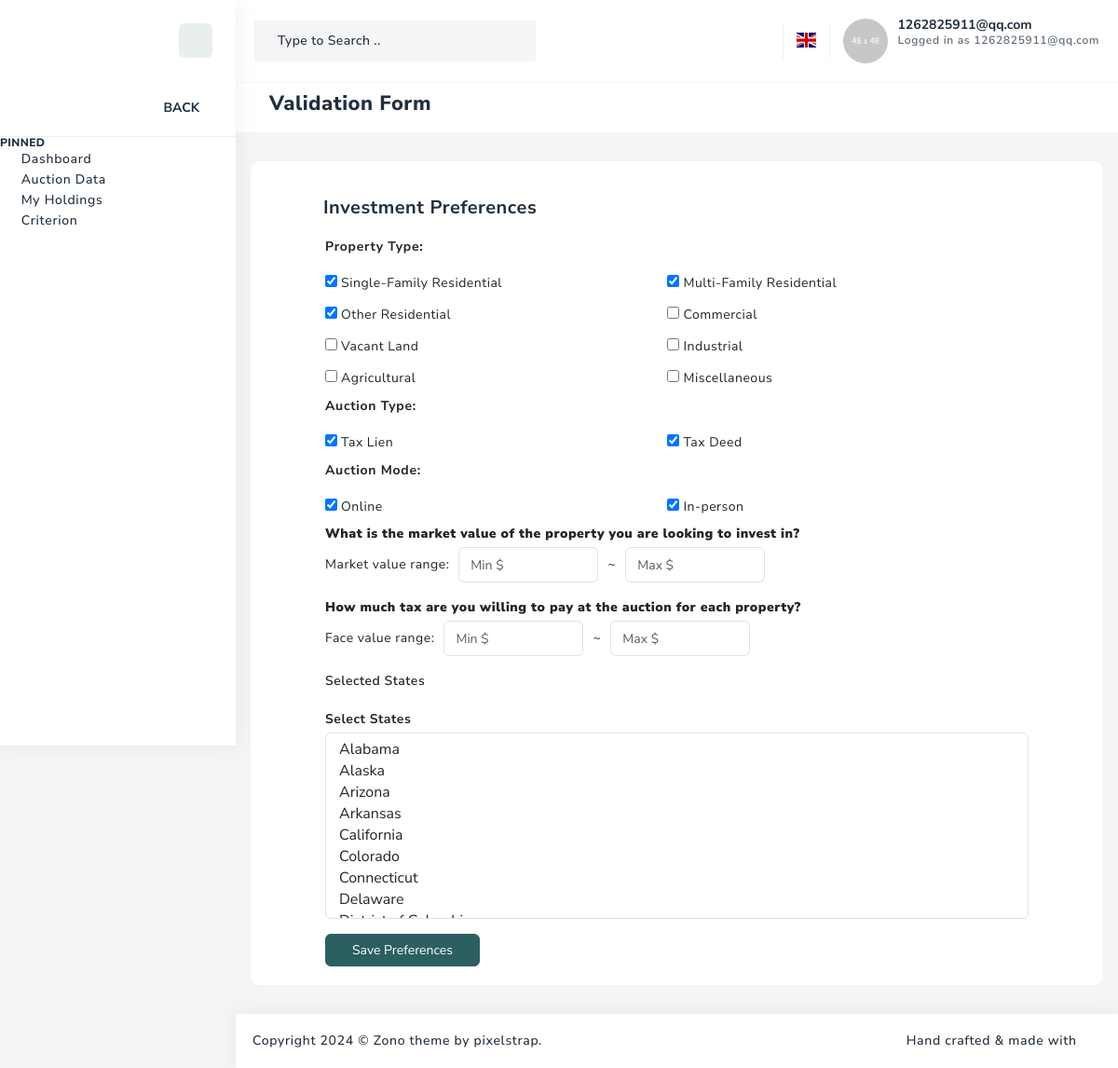
Before: /criterion/ (signed in) with the older database file.
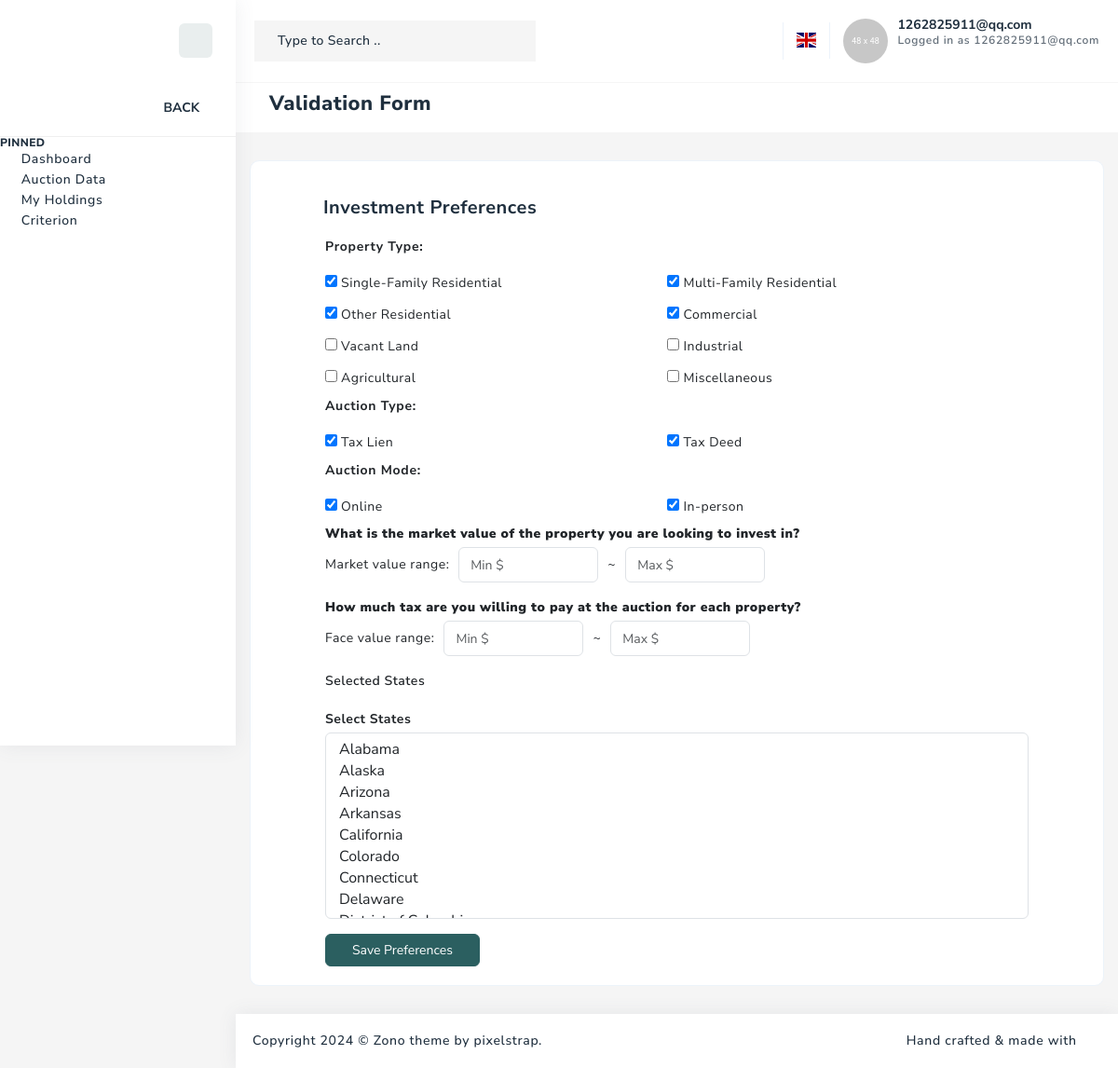
After: the same page with the newer database file.
### criterion/models.py (models this page shows, shortened)
class Criterion(models.Model):
    user = models.ForeignKey(
        User,
        on_delete=models.CASCADE,
        null=True,
        blank=True,
        default=None
    )
    created_at = models.DateTimeField(auto_now_add=True)
    updated_at = models.DateTimeField(auto_now=True)
    AUCTION_TYPE_CHOICES = [
        ('tax deed', 'Tax Deed'),
        ('tax lien', 'Tax Lien'),
    ]
    IS_ONLINE_CHOICES = [
        ('online', 'Online'),
        ('in-person', 'In-person'),
    ]
    PROPERTY_TYPE_CHOICES = [
        ('single_family_residential', 'Single-Family Residential'),
        ('multi_family_residential', 'Multi-Family Residential'),
        ('other_residential', 'Other Residential'),
        ('commercial', 'Commercial'),
        ('vacant_land', 'Vacant Land'),
        ('industrial', 'Industrial'),
        ('agricultural', 'Agricultural'),
        ('miscellaneous', 'Miscellaneous'),
    ]
    auction_type = models.CharField(
        max_length=10, choices=AUCTION_TYPE_CHOICES, null=True, blank=True, default=""
    )
    is_online = models.TextField(
        max_length=10, choices=IS_ONLINE_CHOICES, null=True, blank=True, default=""
    )
    property_type = models.TextField(null=True, blank=True, default="")
    market_value_min = models.DecimalField(
        max_digits=10, decimal_places=2, null=True, blank=True
    )
    market_value_max = models.DecimalField(
        max_digits=10, decimal_places=2, null=True, blank=True
    )
    face_value_min = models.DecimalField(
        max_digits=10, decimal_places=2, null=True, blank=True
    )
    face_value_max = models.DecimalField(
        max_digits=10, decimal_places=2, null=True, blank=True
    )
    states = models.ManyToManyField(
        'States', blank=True
    )

### criterion/views.py (the view, shortened to what this page needs)
# urls.py: path('criterion/', criterion_views.criterion, name='criterion'),
@login_required
def criterion(request):
    user_criteria, created = Criterion.objects.get_or_create(user=request.user)
    all_states = States.objects.all()  # 获取所有州
    return render(request, "criterion.html", {
        "user_criteria": user_criteria,
        "all_states": all_states,
    })

### criterion/templates/criterion.html (shortened to what this page needs)
<!DOCTYPE html>
<html lang="en">
  <head>
    {% load static %}
    <link rel="stylesheet" type="text/css" href="{% static 'css/font-awesome.css' %}">
    <link rel="stylesheet" type="text/css" href="{% static 'css/vendors/icofont.css' %}">
    <link rel="stylesheet" type="text/css" href="{% static 'css/vendors/themify.css' %}">
    <link rel="stylesheet" type="text/css" href="{% static 'css/vendors/flag-icon.css' %}">
    <link rel="stylesheet" type="text/css" href="{% static 'css/vendors/feather-icon.css' %}">
    <link rel="stylesheet" type="text/css" href="{% static 'css/vendors/animate.css' %}">
    <link rel="stylesheet" type="text/css" href="{% static 'css/vendors/bootstrap.css' %}">
    <link rel="stylesheet" type="text/css" href="{% static 'css/style.css' %}">
    <link id="color" rel="stylesheet" href="{% static 'css/color-1.css' %}" media="screen">
    <link rel="stylesheet" type="text/css" href="{% static 'css/responsive.css' %}">
  </head>
  <body>
    <div class="page-wrapper compact-wrapper" id="pageWrapper">
      {% include 'header.html' %}
      <div class="page-body-wrapper">
        {% include 'sidenav.html' %}
        <div class="page-body">
          <div class="container-fluid">
            <div class="page-title">
              <div class="row">
                <div class="col-xl-4 col-sm-7 box-col-3">
                  <h3>Validation Form</h3>
                </div>
              </div>
            </div>
          </div>
          <div class="container-fluid">
            <div class="row h-100">
                <div class="col-12 h-100">
                    <div class="card h-100">
                      <div class="card-header" style="margin-left: -20px;">
                        <h4>Investment Preferences</h4>
                      </div>
                        <form method="post">
                            <div>
                                <p><strong>Property Type:</strong></p>
                                <div style="display: flex; flex-wrap: wrap; gap: 5px;">
                                    <div style="width: 48%;">
                                        <input type="checkbox" id="single_family_residential" name="property_type" value="single_family_residential"
                                            {% if 'single_family_residential' in user_criteria.property_type %}checked{% endif %}>
                                        <label for="single_family_residential">Single-Family Residential</label>
                                    </div>
                                    <div style="width: 48%;">
                                        <input type="checkbox" id="multi_family_residential" name="property_type" value="multi_family_residential"
                                            {% if 'multi_family_residential' in user_criteria.property_type %}checked{% endif %}>
                                        <label for="multi_family_residential">Multi-Family Residential</label>
                                    </div>
                                    <div style="width: 48%;">
                                        <input type="checkbox" id="other_residential" name="property_type" value="other_residential"
                                            {% if 'other_residential' in user_criteria.property_type %}checked{% endif %}>
                                        <label for="other_residential">Other Residential</label>
                                    </div>
                                    <div style="width: 48%;">
                                        <input type="checkbox" id="commercial" name="property_type" value="commercial"
                                            {% if 'commercial' in user_criteria.property_type %}checked{% endif %}>
                                        <label for="commercial">Commercial</label>
                                    </div>
                                    <div style="width: 48%;">
                                        <input type="checkbox" id="vacant_land" name="property_type" value="vacant_land"
                                            {% if 'vacant_land' in user_criteria.property_type %}checked{% endif %}>
                                        <label for="vacant_land">Vacant Land</label>
                                    </div>
                                    <div style="width: 48%;">
                                        <input type="checkbox" id="industrial" name="property_type" value="industrial"
                                            {% if 'industrial' in user_criteria.property_type %}checked{% endif %}>
                                        <label for="industrial">Industrial</label>
                                    </div>
                                    <div style="width: 48%;">
                                        <input type="checkbox" id="agricultural" name="property_type" value="agricultural"
                                            {% if 'agricultural' in user_criteria.property_type %}checked{% endif %}>
                                        <label for="agricultural">Agricultural</label>
                                    </div>
                                    <div style="width: 48%;">
                                        <input type="checkbox" id="miscellaneous" name="property_type" value="miscellaneous"
                                            {% if 'miscellaneous' in user_criteria.property_type %}checked{% endif %}>
                                        <label for="miscellaneous">Miscellaneous</label>
                                    </div>
                                </div>
                            </div>
                            <div>
                                <p><strong>Auction Type:</strong></p>
                                <div style="display: flex; flex-wrap: wrap; gap: 5px;">
                                    <div style="width: 48%;">
                                        <input type="checkbox" id="tax_lien" name="auction_type" value="tax lien"
                                            {% if 'tax lien' in user_criteria.auction_type %}checked{% endif %}>
                                        <label for="tax_lien">Tax Lien</label>
                                    </div>
                                    <div style="width: 48%;">
                                        <input type="checkbox" id="tax_deed" name="auction_type" value="tax deed"
                                            {% if 'tax deed' in user_criteria.auction_type %}checked{% endif %}>
                                        <label for="tax_deed">Tax Deed</label>
                                    </div>
                                </div>
                            </div>
                            <div>
                                <p><strong>Auction Mode:</strong></p>
                                <div style="display: flex; flex-wrap: wrap; gap: 5px;">
                                    <div style="width: 48%;">
                                        <input type="checkbox" id="online" name="is_online" value="online"
                                            {% if 'online' in user_criteria.is_online %}checked{% endif %}>
                                        <label for="online">Online</label>
                                    </div>
                                    <div style="width: 48%;">
                                        <input type="checkbox" id="in_person" name="is_online" value="in-person"
                                            {% if 'in-person' in user_criteria.is_online %}checked{% endif %}>
                                        <label for="in_person">In-person</label>
                                    </div>
                                </div>
                            </div>
                          <div class="mb-3">
                            <label class="form-label">
                                <strong>What is the market value of the property you are looking to invest in?</strong>
                            </label>
                            <div style="display: flex; align-items: center; gap: 10px;">
                                <span>Market value range: </span>
                                <input type="number" id="market_value_min" name="market_value_min" class="form-control" placeholder="Min $"
                                    value="{{ user_criteria.market_value_min|floatformat:0 }}" style="width: 150px;"
                                    min="0" max="1000000000" step="1"
                                    oninput="validateMinMaxRange()">
                                <span>~</span>
                                <input type="number" id="market_value_max" name="market_value_max" class="form-control" placeholder="Max $"
                                    value="{{ user_criteria.market_value_max|floatformat:0 }}" style="width: 150px;"
                                    min="0" max="1000000000" step="1"
                                    oninput="validateMinMaxRange()">
                            </div>
                          </div>
                          <div class="mb-3">
                            <label class="form-label">
                                <strong>How much tax are you willing to pay at the auction for each property?</strong>
                            </label>
                            <div style="display: flex; align-items: center; gap: 10px;">
                                <span>Face value range: </span>
                                <input type="number" id="face_value_min" name="face_value_min" class="form-control" placeholder="Min $"
                                    value="{{ user_criteria.face_value_min|floatformat:0 }}" style="width: 150px;"
                                    min="0" max="1000000000" step="1"
                                    oninput="validateMinMaxRange()">
                                <span>~</span>
                                <input type="number" id="face_value_max" name="face_value_max" class="form-control" placeholder="Max $"
                                    value="{{ user_criteria.face_value_max|floatformat:0 }}" style="width: 150px;"
                                    min="0" max="1000000000" step="1"
                                    oninput="validateMinMaxRange()">
                            </div>
                          </div>
                          <div class="mb-3">
                              <label class="form-label">Selected States</label>
                          </div>
                          <div class="mb-3">
                            <label class="form-label" for="states" style="font-weight: bold;">Select States</label>
                            <select id="states" name="states" class="form-control" multiple style="height: 200px;">
                                {% for state in all_states %}
                                <option value="{{ state.id }}"
                                        {% if state in user_criteria.states.all %}selected{% endif %}>
                                </option>
                                {% endfor %}
                            </select>
                          </div>
                          <button type="submit" class="btn btn-primary">Save Preferences</button>
                      </form>
                    </div>
                </div>
            </div>
        </div>
      </div>
        {% include 'footer-light.html' %}
  </body>
</html>

### authentication/template/header.html (shortened to what this page needs)
{% load static %}
<div class="page-header">
    <div class="header-wrapper row m-0">
        <form class="col-sm-4 form-inline search-full d-none d-xl-block" action="#" method="get">
            <div class="form-group">
                <div class="Typeahead Typeahead--twitterUsers">
                    <div class="u-posRelative">
                        <input class="demo-input Typeahead-input form-control-plaintext w-100" type="text" placeholder="Type to Search .." name="q" title="" autofocus>
                        <svg class="search-bg svg-color">
                            <use href="{% static 'svg/icon-sprite.svg#search' %}"></use>
                        </svg>
                    </div>
                </div>
            </div>
        </form>
        <div class="nav-right col-xl-8 col-lg-12 col-auto pull-right right-header p-0">
            <ul class="nav-menus">
                <li class="onhover-dropdown">
                    <div class="notification-box">
                        <svg>
                            <use href="{% static 'svg/icon-sprite.svg#Bell' %}"></use>
                        </svg>
                    </div>
                </li>
                <li class="language-nav">
                    <div class="translate_wrapper">
                        <div class="current_lang">
                            <div class="lang"><i class="flag-icon flag-icon-gb"></i><span class="lang-txt">EN</span></div>
                        </div>
                    </div>
                </li>
                <li class="profile-nav onhover-dropdown pe-0 py-0">
                    <div class="d-flex align-items-center profile-media">
                        <img class="b-r-25" src="{% static 'images/dashboard/profile.png' %}" alt="">
                        <div class="flex-grow-1 user">
                            {% if user.is_authenticated %}
                                <span>{{ user.username }}</span>
                                <p class="mb-0 font-nunito">Logged in as {{ user.username }}</p>
                            {% else %}
                                <span>Guest</span>
                                <p class="mb-0 font-nunito">Not logged in</p>
                            {% endif %}
                            <svg>
                                <use href="{% static 'svg/icon-sprite.svg#header-arrow-down' %}"></use>
                            </svg>
                        </div>
                    </div>
                </li>
            </ul>
        </div>
    </div>
</div>

Changed rows visible on the page:
changed Criterion: property_type "☐" → "☑"
